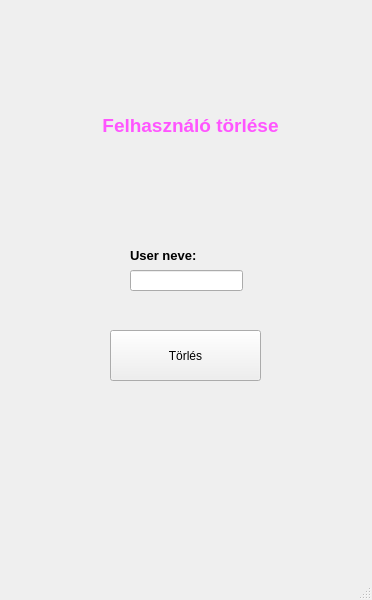
<?xml version="1.0" encoding="UTF-8"?>
<ui version="4.0">
 <class>felhasznaloTorlese</class>
 <widget class="QMainWindow" name="felhasznaloTorlese">
  <property name="geometry">
   <rect>
    <x>0</x>
    <y>0</y>
    <width>372</width>
    <height>600</height>
   </rect>
  </property>
  <property name="windowTitle">
   <string>MainWindow</string>
  </property>
  <widget class="QWidget" name="centralwidget">
   <widget class="QLineEdit" name="lineEdit">
    <property name="geometry">
     <rect>
      <x>130</x>
      <y>270</y>
      <width>113</width>
      <height>21</height>
     </rect>
    </property>
   </widget>
   <widget class="QPushButton" name="pushButton">
    <property name="geometry">
     <rect>
      <x>110</x>
      <y>330</y>
      <width>151</width>
      <height>51</height>
     </rect>
    </property>
    <property name="text">
     <string>Törlés</string>
    </property>
   </widget>
   <widget class="QLabel" name="label">
    <property name="geometry">
     <rect>
      <x>90</x>
      <y>90</y>
      <width>201</width>
      <height>71</height>
     </rect>
    </property>
    <property name="text">
     <string>&lt;html&gt;&lt;head/&gt;&lt;body&gt;&lt;p&gt;&lt;span style=&quot; font-size:14pt; font-weight:600; color:#ff55ff;&quot;&gt;Felhasználó törlése&lt;/span&gt;&lt;/p&gt;&lt;/body&gt;&lt;/html&gt;</string>
    </property>
    <property name="alignment">
     <set>Qt::AlignCenter</set>
    </property>
   </widget>
   <widget class="QLabel" name="label_2">
    <property name="geometry">
     <rect>
      <x>130</x>
      <y>240</y>
      <width>81</width>
      <height>31</height>
     </rect>
    </property>
    <property name="text">
     <string>&lt;html&gt;&lt;head/&gt;&lt;body&gt;&lt;p&gt;&lt;span style=&quot; font-size:10pt; font-weight:600;&quot;&gt;User neve:&lt;/span&gt;&lt;/p&gt;&lt;/body&gt;&lt;/html&gt;</string>
    </property>
   </widget>
  </widget>
  <widget class="QMenuBar" name="menubar">
   <property name="geometry">
    <rect>
     <x>0</x>
     <y>0</y>
     <width>372</width>
     <height>21</height>
    </rect>
   </property>
  </widget>
  <widget class="QStatusBar" name="statusbar"/>
 </widget>
 <resources/>
 <connections/>
</ui>
